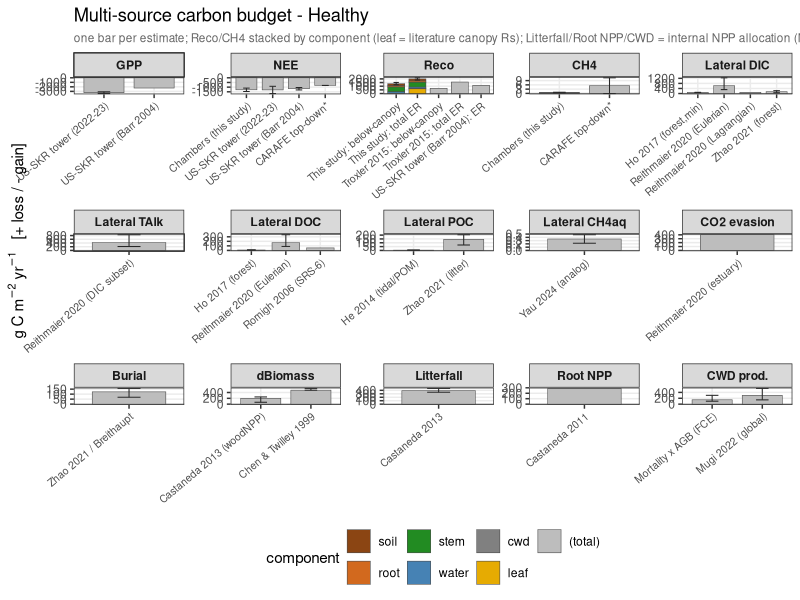
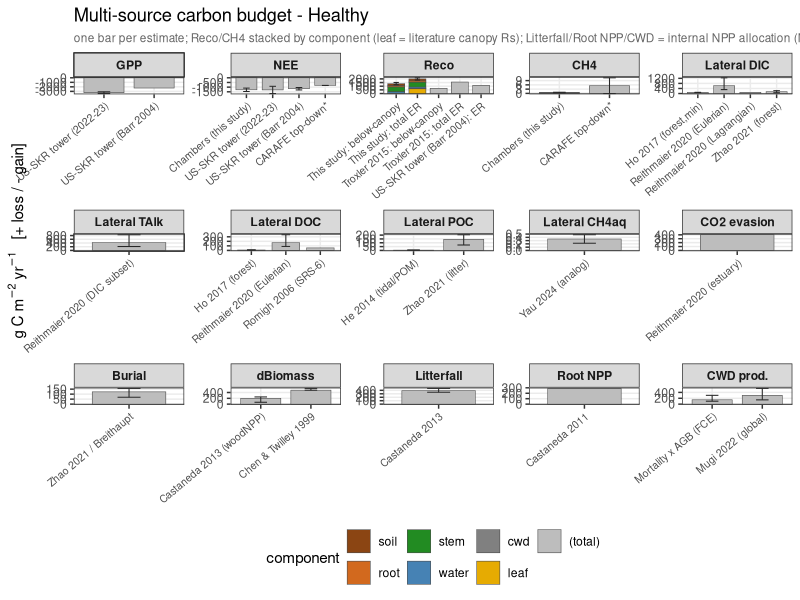
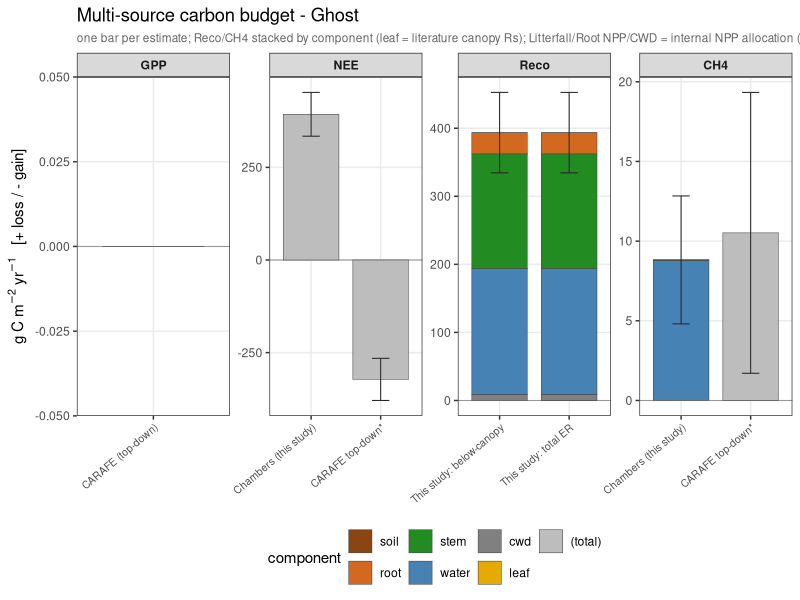
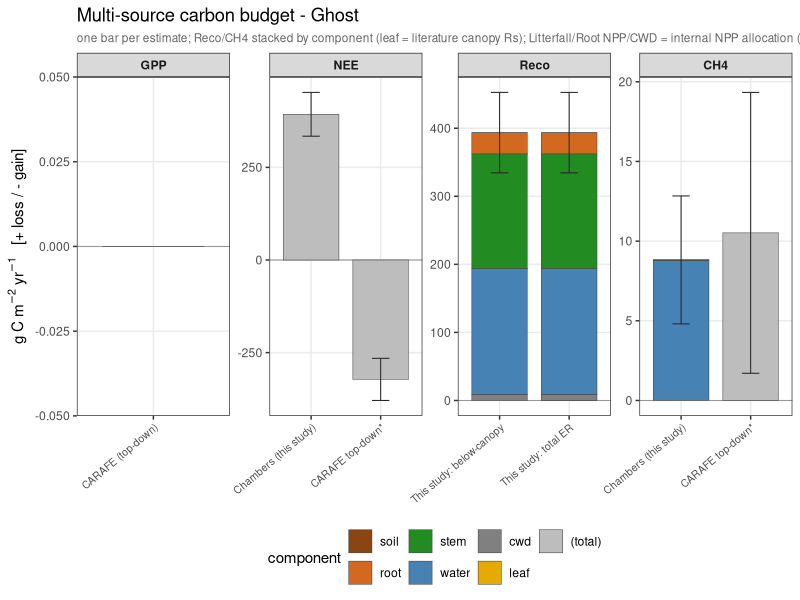

Source code (R) for these figures, in order:
# =============================================================================
# plot_budget_multisource.R
# -----------------------------------------------------------------------------
# Multi-source carbon budget: every independent estimate for each term shown as
# grouped bars (one bar per source), component terms (Reco, CH4) as stacked
# component bars, tower + CARAFE + chamber NEE side by side, all with CI.
# One facet per term (free scales — terms span >3 orders of magnitude).
#
# Reads:  output/upscaling/budget_sources_totals.csv, budget_sources_components.csv
# Sign:   + = C loss/source, - = C gain/uptake (per-term facets, self-contained).
# =============================================================================
suppressMessages({library(dplyr); library(ggplot2); library(tidyr)})
if (requireNamespace("here", quietly = TRUE)) setwd(here::here())

tot <- read.csv("output/upscaling/budget_sources_totals.csv")
cmp <- read.csv("output/upscaling/budget_sources_components.csv")

term_lv <- c("GPP","NEE","Reco","CH4","Lateral DIC","Lateral TAlk","Lateral DOC","Lateral POC",
             "Lateral CH4aq","CO2 evasion","Burial","dBiomass","Litterfall","Root NPP","CWD prod.")
pal <- c(soil="#8B4513", root="#D2691E", stem="#228B22", water="#4682B4",
         cwd="#808080", leaf="#E6AB02", pneumatophore="#32CD32",
         `(total)`="#bdbdbd")

# stacked bars = component segments where we have them; else a single "(total)"
has_comp <- cmp %>% distinct(term, source, class)
single   <- tot %>% anti_join(has_comp, by = c("term","source","class")) %>%
  transmute(term, source, class, component = "(total)", value)
bars <- bind_rows(cmp, single) %>%
  mutate(term = factor(term, levels = term_lv),
         component = factor(component, levels = c(names(pal))))

# global source order: this-study first, then instruments/analogs, then literature
srank <- function(s) ifelse(grepl("this study", s, ignore.case = TRUE), 0,               # our chambers
                     ifelse(grepl("SKR|tower|Barr|Troxler|Eddy", s, ignore.case = TRUE), 1,  # tower / EC estimates
                     ifelse(grepl("CARAFE", s, ignore.case = TRUE), 2, 3)))              # top-down, then literature
lvls <- { a <- unique(c(bars$source, tot$source)); a[order(srank(a), a)] }
bars$source <- factor(bars$source, levels = lvls)
tot$source  <- factor(tot$source,  levels = lvls)

mk <- function(cls, ncol) {
  b <- bars %>% filter(class == cls) %>% mutate(term = droplevels(factor(term, levels = term_lv)))
  t <- tot  %>% filter(class == cls) %>% mutate(term = factor(term, levels = term_lv))
  ggplot(b, aes(source, value, fill = component)) +
    geom_hline(yintercept = 0, color = "grey55", linewidth = 0.3) +
    geom_col(width = 0.8, color = "grey30", linewidth = 0.2) +
    geom_errorbar(data = t, aes(source, ymin = lo, ymax = hi), inherit.aes = FALSE,
                  width = 0.25, linewidth = 0.35, color = "grey15", na.rm = TRUE) +
    facet_wrap(~ term, scales = "free", ncol = ncol) +
    scale_fill_manual(values = pal, name = "component", drop = TRUE) +
    labs(x = NULL, y = expression("g C "*m^-2*" "*yr^-1*"   [+ loss / - gain]"),
         title = paste0("Multi-source carbon budget - ", cls),
         subtitle = "one bar per estimate; Reco/CH4 stacked by component (leaf = literature canopy Rs); Litterfall/Root NPP/CWD = internal NPP allocation (NOT additive to NECB); * CARAFE dry-weighted, peak-summer forthcoming") +
    theme_bw(base_size = 11) +
    theme(axis.text.x = element_text(angle = 40, hjust = 1, size = 7.5),
          panel.grid.minor = element_blank(), strip.text = element_text(face = "bold"),
          plot.subtitle = element_text(color = "grey40", size = 8.5),
          legend.position = "bottom")
}

dir.create("output/figures/other", showWarnings = FALSE, recursive = TRUE)
dir.create("output/figures/presentation", showWarnings = FALSE, recursive = TRUE)
pH <- mk("Healthy", ncol = 5)
pG <- mk("Ghost",   ncol = 4)
ggsave("output/figures/other/budget_multisource_healthy.pdf", pH, width = 13, height = 6.2)
ggsave("output/figures/presentation/budget_multisource_healthy.png", pH, width = 13, height = 6.2, dpi = 200)
ggsave("output/figures/other/budget_multisource_ghost.pdf", pG, width = 9, height = 3.6)
ggsave("output/figures/presentation/budget_multisource_ghost.png", pG, width = 9, height = 3.6, dpi = 200)
cat("Written: budget_multisource_{healthy,ghost}.{pdf,png}\n")
